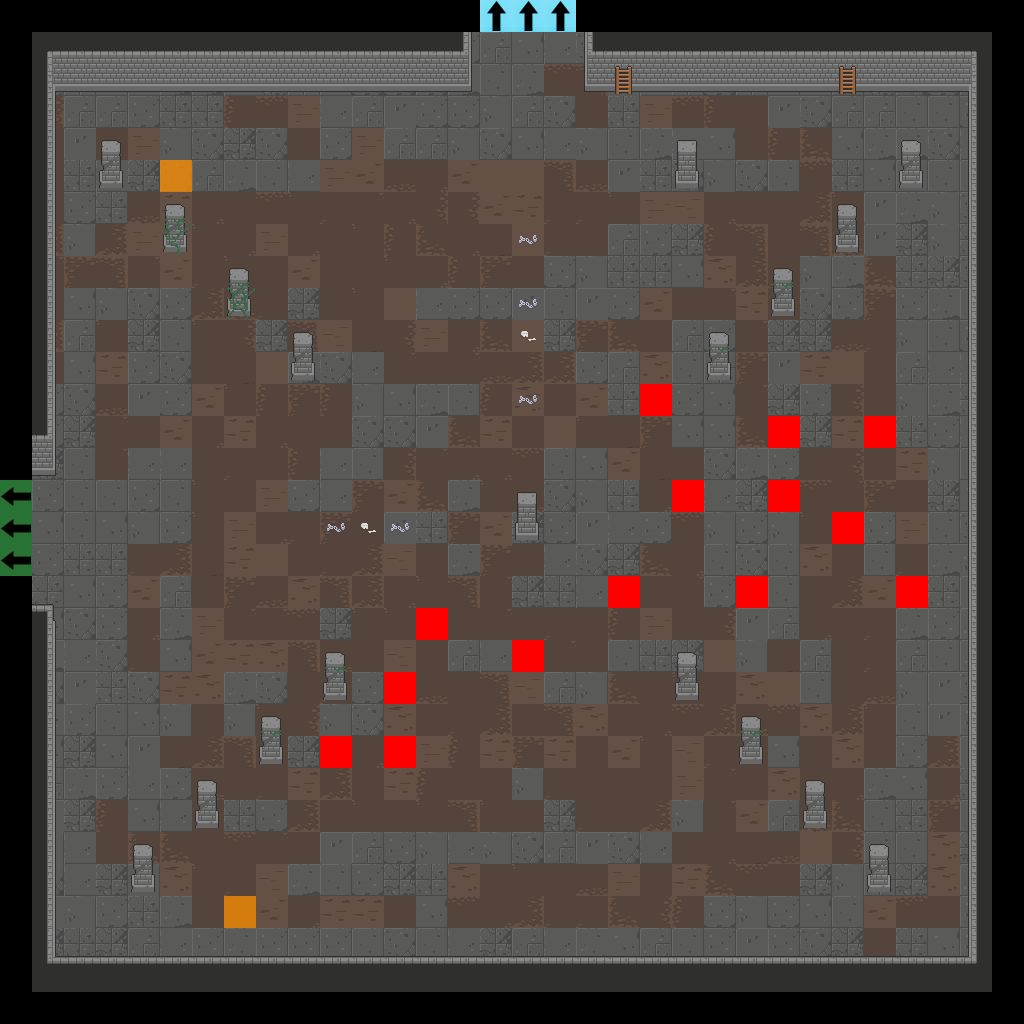

This game map was drawn from its Tiled (.tmx) file and the tilesets committed beside it. A one-line description and the trimmed map source follow:
An orthogonal 32x32 tile map with 32x32 px tiles, 7 tile layers (Floor, Walls, Doors, Pillars, ...), 2 tilesets.

<map version="1.2" tiledversion="2019.04.18" orientation="orthogonal" renderorder="right-down" width="32" height="32" tilewidth="32" tileheight="32" infinite="0" nextlayerid="22" nextobjectid="1">
 <tileset firstgid="1" source="Dungeon_Tileset_2.tsx" />
 <tileset firstgid="321" source="flags.tsx" />
 <layer id="15" name="Floor" width="32" height="32">
  <data>[1024 cells, 900 non-empty, 42 distinct tile ids]</data>
 </layer>
 <layer id="16" name="Walls" width="32" height="32">
  <data>[1024 cells, 167 non-empty, 25 distinct tile ids]</data>
 </layer>
 <layer id="17" name="Doors" width="32" height="32">
  <data>[1024 cells, 0 non-empty, 0 distinct tile ids]</data>
 </layer>
 <layer id="18" name="Pillars" width="32" height="32">
  <data>[1024 cells, 36 non-empty, 4 distinct tile ids]</data>
 </layer>
 <layer id="19" name="Candles" width="32" height="32">
  <data>[1024 cells, 0 non-empty, 0 distinct tile ids]</data>
 </layer>
 <layer id="20" name="Debris" width="32" height="32">
  <data>[1024 cells, 18 non-empty, 6 distinct tile ids]</data>
 </layer>
 <layer id="21" name="Flags" width="32" height="32">
  <data>[1024 cells, 22 non-empty, 4 distinct tile ids]</data>
 </layer>
</map>
